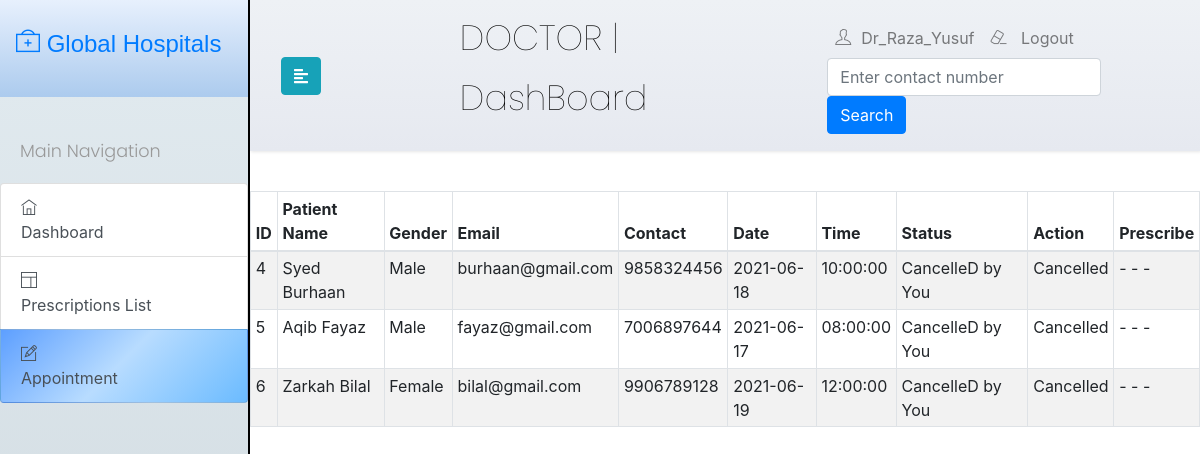
The page /Doctor/Dapps.php (signed in) on the database its author committed.
### tables this page shows
CREATE TABLE `appointmenttable` (
  `id` int(20) NOT NULL,
  `patient` text NOT NULL,
  `gender` text NOT NULL,
  `email` varchar(50) NOT NULL,
  `contact` bigint(20) NOT NULL,
  `doctor` varchar(50) NOT NULL,
  `fees` int(20) NOT NULL,
  `date` date NOT NULL,
  `time` varchar(30) NOT NULL,
  `userstatus` int(10) NOT NULL,
  `docstatus` int(10) NOT NULL,
  `prescribestatus` int(20) NOT NULL
);

### Doctor/Dapps.php (the view, shortened to what this page needs)
<?php
include('../dbconnection.php');
?>
<!DOCTYPE html>
<html lang="en">
<head>
<link rel="stylesheet" type="text/css" href="Dpstyle.css?v=<?php echo time()?>">
    <link rel="stylesheet" href="https://stackpath.bootstrapcdn.com/bootstrap/4.1.0/css/bootstrap.min.css">
		<link rel="stylesheet" href="../vendor/themify-icons/themify-icons.min.css">
</head>
<body>
    <div class="wrapper">
    <?php include('Dsidebar.php')?>
    <div id="content">
    <?php include('DheadNav.php')?>
    <div class="table-responsive">
    <table class="table table-striped table-bordered table-sm" cellspacing="0"
  width="100%">
                <thead>
                  <tr>
                    <th class="th-sm">ID</th>
                    <th class="th-sm">Patient Name</th>
                    <th class="th-sm">Gender</th>
                    <th class="th-sm">Email</th>
                    <th class="th-sm">Contact</th>
                    <th class="th-sm">Date</th>
                    <th class="th-sm">Time</th>
                    <th class="th-sm">Status</th>
                    <th class="th-sm">Action</th>
                    <th class="th-sm">Prescribe</th>
                  </tr>
                </thead>
                <tbody>
                <?php
                $doctor=$_SESSION['username'];
$sql="select * from appointmenttable where doctor='$doctor'";
$result=mysqli_query($con,$sql);
while($row=mysqli_fetch_assoc($result)){
                      ?>
                                        <tr>
                      <td><?php echo ($row['id']);?></td>
                      <td><?php  echo($row['patient']); ?></td>
                      <td><?php  echo($row['gender']); ?></td>
                      <td><?php  echo($row['email']); ?></td>
                      <td><?php  echo($row['contact']); ?></td>
                      <td><?php  echo($row['date']); ?></td>
                      <td><?php  echo($row['time']); ?></td>
                      <td>
                     <?php
if($row['userstatus']==1&&$row['docstatus']==0)
echo('CancelleD by You');
else if($row['userstatus']==0&&$row['docstatus']==1)
echo('CancelleD by User');
else if($row['userstatus']==1&&$row['docstatus']==1)
echo('Active');
?>
                      </td>
                      <td>
                      <?php
if($row['userstatus']==1&&$row['docstatus']==1){
?>
    <a href="doctorPanel.php?id=<?php echo $row['id'] ?>&cancelUpdate=1" onClick="return confirm('Are you sure you want to cancel this appointment ?'); " >
        <button class="btn btn-danger">Cancel</button></a>
  <?php
}
else
{
  echo("Cancelled");
}
?>
                      </td>
                      <td>
                      <?php
if($row['userstatus']==1&&$row['docstatus']==1){
  if($row['prescribestatus']==1){
  echo 'Prescribed';
  ?>
<a href="prescribe.php?patient=<?php echo $row['patient'] ?>&id=<?php echo $row['id']?>&pstatus=1" > <button class="btn btn-primary">Edit </button></a>
<?php
  }
else{?>
<a href="prescribe.php?patient=<?php echo $row['patient'] ?>&id=<?php echo $row['id']?>&pstatus=0" > <button class="btn btn-primary">Prescribe</button></a>
<?php
}
}
else
{
  echo" - - -";
}
                      ?>
                      </td>
                      </tr>
                      <?php }
                      ?>
                                    </tbody>
              </table>
           </div>
    </div>
    </div>
</body>
</html>

### Doctor/Dpstyle.css (style rules this page uses)
body { font-family: 'Poppins', sans-serif; background: #fafafa; }
.wrapper { display: flex; width: 100%; align-items: stretch; }
#content { width: 100%; min-height: 100vh; transition: all 0.3s; }

### rows shown on the page
appointmenttable: id "4", patient "Syed Burhaan", gender "Male", email "burhaan@gmail.com", contact "9858324456", date "2021-06-18", time "10:00:00", userstatus "CancelleD by You"
appointmenttable: id "5", patient "Aqib Fayaz", gender "Male", email "fayaz@gmail.com", contact "7006897644", date "2021-06-17", time "08:00:00", userstatus "CancelleD by You"
appointmenttable: id "6", patient "Zarkah Bilal", gender "Female", email "bilal@gmail.com", contact "9906789128", date "2021-06-19", time "12:00:00", userstatus "CancelleD by You"

### other values the page prints
$username "Dr_Raza_Yusuf"
